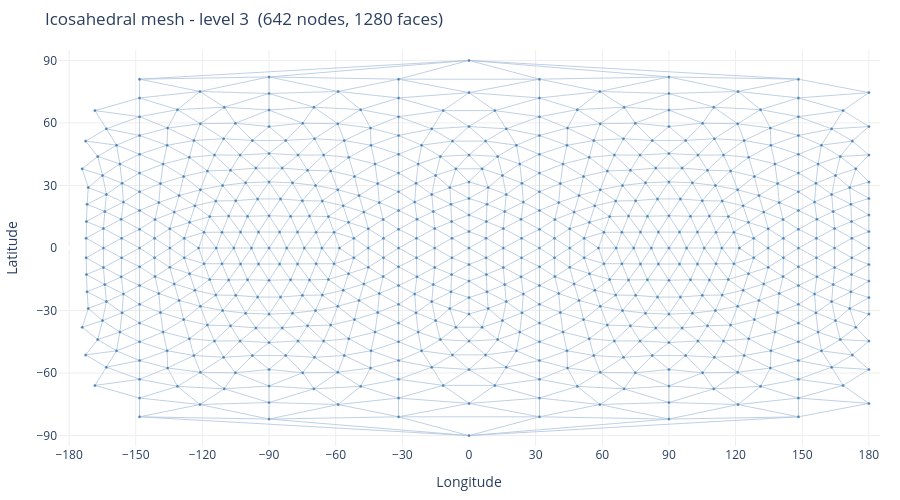

This figure's notebook cell:
### Markdown cell above
Each level on its own looks like a progressively finer quasi-uniform point cloud on the sphere.  The plot below shows the finest level (`subdivisions=3`).

### Code cell
finest_verts, finest_faces = mesh_list[-1]
ll = cartesian_to_lat_lon(finest_verts)

# Build edge pairs from triangle faces
edge_set = set()
for f in finest_faces:
    for a, b in [(0,1),(1,2),(2,0)]:
        edge_set.add((min(f[a],f[b]), max(f[a],f[b])))

fig = plot_graph_on_globe(
    ll[:,0], ll[:,1],
    edge_pairs=list(edge_set),
    node_size=3,
    title=f"Icosahedral mesh - level {max_subdivisions}  "
          f"({len(finest_verts)} nodes, {len(finest_faces)} faces)",
)
fig.show()

### Figure 1 — Plotly figure (JSON) as saved in the notebook; plotly's stock layout.template omitted (floating-point values rounded to 4 significant figures; data arrays with more than 128 entries replaced by an {"elided": "..."} marker saying what was removed)
{"data": [{"hoverinfo": "skip", "line": {"color": "lightsteelblue", "width": 0.8}, "mode": "lines", "showlegend": false, "type": "scatter", "x": {"elided": "5628 float values"}, "y": {"elided": "5628 float values"}}, {"hovertemplate": "lat=%{y:.2f}°, lon=%{x:.2f}°<extra></extra>", "marker": {"color": "steelblue", "line": {"color": "white", "width": 0.3}, "size": 3}, "mode": "markers", "type": "scatter", "x": {"elided": "642 float values"}, "y": {"elided": "642 float values"}}], "layout": {"height": 500, "margin": {"b": 40, "l": 40, "r": 20, "t": 50}, "plot_bgcolor": "white", "showlegend": false, "title": {"text": "Icosahedral mesh - level 3  (642 nodes, 1280 faces)"}, "width": 900, "xaxis": {"dtick": 30, "gridcolor": "#eee", "range": [-185, 185], "showgrid": true, "title": {"text": "Longitude"}}, "yaxis": {"dtick": 30, "gridcolor": "#eee", "range": [-95, 95], "showgrid": true, "title": {"text": "Latitude"}}}}
